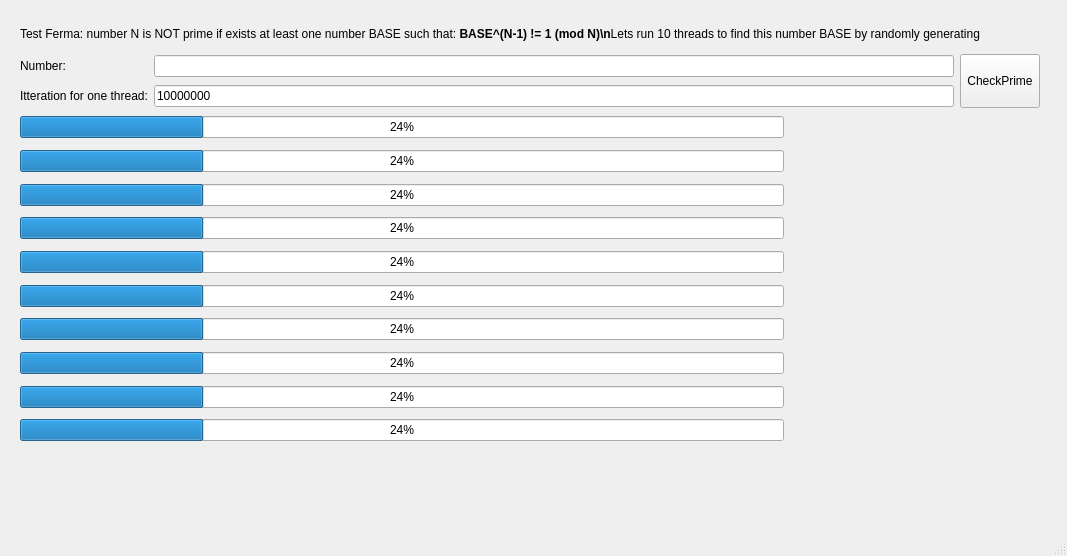
<?xml version="1.0" encoding="UTF-8"?>
<ui version="4.0">
 <class>MainWindow</class>
 <widget class="QMainWindow" name="MainWindow">
  <property name="geometry">
   <rect>
    <x>0</x>
    <y>0</y>
    <width>1067</width>
    <height>556</height>
   </rect>
  </property>
  <property name="windowTitle">
   <string>MainWindow</string>
  </property>
  <widget class="QWidget" name="centralwidget">
   <widget class="QWidget" name="verticalLayoutWidget">
    <property name="geometry">
     <rect>
      <x>20</x>
      <y>20</y>
      <width>1020</width>
      <height>458</height>
     </rect>
    </property>
    <layout class="QVBoxLayout" name="verticalLayout">
     <item>
      <widget class="QLabel" name="labelHelp">
       <property name="text">
        <string>&lt;html&gt;&lt;head/&gt;&lt;body&gt;&lt;p&gt;Test Ferma: number N is NOT prime if exists at least one number BASE such that: &lt;span style=&quot; font-weight:600;&quot;&gt;BASE^(N-1) != 1 (mod N)\n&lt;/span&gt;Lets run 10 threads to find this number BASE by randomly generating&lt;/p&gt;&lt;/body&gt;&lt;/html&gt;</string>
       </property>
      </widget>
     </item>
     <item>
      <layout class="QGridLayout" name="gridLayout">
       <item row="1" column="1">
        <widget class="QLineEdit" name="lineEditInputMaxIter">
         <property name="text">
          <string>10000000</string>
         </property>
        </widget>
       </item>
       <item row="0" column="1">
        <widget class="QLineEdit" name="lineEditInputNumber"/>
       </item>
       <item row="0" column="2" rowspan="2">
        <widget class="QPushButton" name="buttonRun">
         <property name="minimumSize">
          <size>
           <width>0</width>
           <height>54</height>
          </size>
         </property>
         <property name="text">
          <string>CheckPrime</string>
         </property>
        </widget>
       </item>
       <item row="1" column="0">
        <widget class="QLabel" name="labelTextItteration">
         <property name="text">
          <string>Itteration for one thread:</string>
         </property>
        </widget>
       </item>
       <item row="0" column="0">
        <widget class="QLabel" name="labelTextNumber">
         <property name="text">
          <string>Number:</string>
         </property>
        </widget>
       </item>
      </layout>
     </item>
     <item>
      <layout class="QHBoxLayout" name="horizontalLayoutThread_9">
       <item>
        <widget class="QProgressBar" name="progressBarThread_9">
         <property name="value">
          <number>24</number>
         </property>
        </widget>
       </item>
       <item>
        <widget class="QLabel" name="labelThread_9">
         <property name="enabled">
          <bool>true</bool>
         </property>
         <property name="minimumSize">
          <size>
           <width>250</width>
           <height>0</height>
          </size>
         </property>
         <property name="text">
          <string/>
         </property>
        </widget>
       </item>
      </layout>
     </item>
     <item>
      <layout class="QHBoxLayout" name="horizontalLayoutThread_10">
       <item>
        <widget class="QProgressBar" name="progressBarThread_10">
         <property name="value">
          <number>24</number>
         </property>
        </widget>
       </item>
       <item>
        <widget class="QLabel" name="labelThread_10">
         <property name="minimumSize">
          <size>
           <width>250</width>
           <height>0</height>
          </size>
         </property>
         <property name="text">
          <string/>
         </property>
        </widget>
       </item>
      </layout>
     </item>
     <item>
      <layout class="QHBoxLayout" name="horizontalLayoutThread_7">
       <item>
        <widget class="QProgressBar" name="progressBarThread_7">
         <property name="value">
          <number>24</number>
         </property>
        </widget>
       </item>
       <item>
        <widget class="QLabel" name="labelThread_7">
         <property name="minimumSize">
          <size>
           <width>250</width>
           <height>0</height>
          </size>
         </property>
         <property name="text">
          <string/>
         </property>
        </widget>
       </item>
      </layout>
     </item>
     <item>
      <layout class="QHBoxLayout" name="horizontalLayoutThread_4">
       <item>
        <widget class="QProgressBar" name="progressBarThread_4">
         <property name="value">
          <number>24</number>
         </property>
        </widget>
       </item>
       <item>
        <widget class="QLabel" name="labelThread_4">
         <property name="minimumSize">
          <size>
           <width>250</width>
           <height>0</height>
          </size>
         </property>
         <property name="text">
          <string/>
         </property>
        </widget>
       </item>
      </layout>
     </item>
     <item>
      <layout class="QHBoxLayout" name="horizontalLayoutThread_6">
       <item>
        <widget class="QProgressBar" name="progressBarThread_6">
         <property name="value">
          <number>24</number>
         </property>
        </widget>
       </item>
       <item>
        <widget class="QLabel" name="labelThread_6">
         <property name="minimumSize">
          <size>
           <width>250</width>
           <height>0</height>
          </size>
         </property>
         <property name="text">
          <string/>
         </property>
        </widget>
       </item>
      </layout>
     </item>
     <item>
      <layout class="QHBoxLayout" name="horizontalLayoutThread_1">
       <item>
        <widget class="QProgressBar" name="progressBarThread_1">
         <property name="value">
          <number>24</number>
         </property>
        </widget>
       </item>
       <item>
        <widget class="QLabel" name="labelThread_1">
         <property name="minimumSize">
          <size>
           <width>250</width>
           <height>0</height>
          </size>
         </property>
         <property name="text">
          <string/>
         </property>
        </widget>
       </item>
      </layout>
     </item>
     <item>
      <layout class="QHBoxLayout" name="horizontalLayoutThread_3">
       <item>
        <widget class="QProgressBar" name="progressBarThread_3">
         <property name="value">
          <number>24</number>
         </property>
        </widget>
       </item>
       <item>
        <widget class="QLabel" name="labelThread_3">
         <property name="minimumSize">
          <size>
           <width>250</width>
           <height>0</height>
          </size>
         </property>
         <property name="text">
          <string/>
         </property>
        </widget>
       </item>
      </layout>
     </item>
     <item>
      <layout class="QHBoxLayout" name="horizontalLayoutThread_8">
       <item>
        <widget class="QProgressBar" name="progressBarThread_8">
         <property name="value">
          <number>24</number>
         </property>
        </widget>
       </item>
       <item>
        <widget class="QLabel" name="labelThread_8">
         <property name="minimumSize">
          <size>
           <width>250</width>
           <height>0</height>
          </size>
         </property>
         <property name="text">
          <string/>
         </property>
        </widget>
       </item>
      </layout>
     </item>
     <item>
      <layout class="QHBoxLayout" name="horizontalLayoutThread_2">
       <item>
        <widget class="QProgressBar" name="progressBarThread_2">
         <property name="value">
          <number>24</number>
         </property>
        </widget>
       </item>
       <item>
        <widget class="QLabel" name="labelThread_2">
         <property name="minimumSize">
          <size>
           <width>250</width>
           <height>0</height>
          </size>
         </property>
         <property name="text">
          <string/>
         </property>
        </widget>
       </item>
      </layout>
     </item>
     <item>
      <layout class="QHBoxLayout" name="horizontalLayoutThread_5">
       <item>
        <widget class="QProgressBar" name="progressBarThread_5">
         <property name="value">
          <number>24</number>
         </property>
        </widget>
       </item>
       <item>
        <widget class="QLabel" name="labelThread_5">
         <property name="minimumSize">
          <size>
           <width>250</width>
           <height>0</height>
          </size>
         </property>
         <property name="text">
          <string/>
         </property>
        </widget>
       </item>
      </layout>
     </item>
     <item>
      <widget class="QLabel" name="labelResult">
       <property name="text">
        <string/>
       </property>
      </widget>
     </item>
    </layout>
   </widget>
  </widget>
  <widget class="QMenuBar" name="menubar">
   <property name="geometry">
    <rect>
     <x>0</x>
     <y>0</y>
     <width>1067</width>
     <height>25</height>
    </rect>
   </property>
  </widget>
  <widget class="QStatusBar" name="statusbar"/>
  <action name="action12">
   <property name="text">
    <string>12</string>
   </property>
  </action>
 </widget>
 <resources/>
 <connections/>
</ui>
